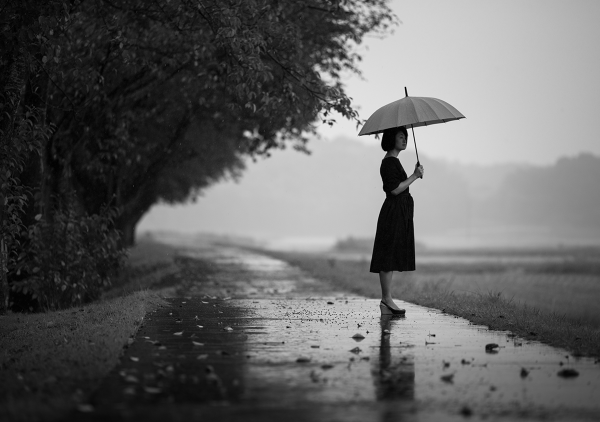
#> input picture Image_Processing/include/Black_White.jpg, 1200 x 844 px, found by its file name (shown at 1/2 size)
$ python Adaptive_Thresholding.py
#> lines starting #> are read from the running program, lines starting #| are printed output that depends on the picture; after the words box and inside, x2 and y2 are one past the last pixel; in counts of white or black regions, pixels touching at a corner belong together
# data loss is very high with simple threshold.
import numpy as np
import cv2

img = cv2.imread('Image_Processing/include/Black_White.jpg')
#> img is the input picture: shape (844, 1200, 3); min 0, max 252, mean 97.1
img = cv2.resize(img,(300,200))
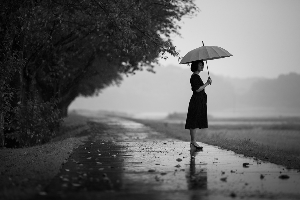
#> img: shape (200, 300, 3); min 0, max 234, mean 96.9

'''
THis error is
th2 = cv2.adaptiveThreshold(img,255,cv2.ADAPTIVE_THRESH_MEAN_C,cv2.THRESH_BINARY,11,2) # 11 ka group for phir mean
cv2.error: OpenCV(4.8.1) /io/opencv/modules/imgproc/src/thresh.cpp:1674: error: (-215:Assertion failed) src.type() == CV_8UC1 in function 'adaptiveThreshold'
'''
img_gray = cv2.cvtColor(img, cv2.COLOR_BGR2GRAY)

cv2.imshow("Original Image",img)

_, th1 = cv2.threshold(img,100,255,cv2.THRESH_BINARY) # >50 == 1 <50 == 0 (data loss use adaptive)
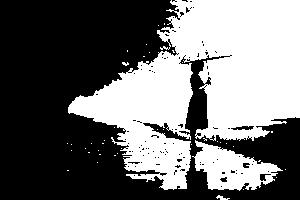
#> th1: shape (200, 300, 3); 43.4% white; 41 white regions (38 under 20 px), largest, box (x1, y1, x2, y2) and area: (68, 0, 300, 190) 23536, (192, 140, 283, 191) 2403, (216, 195, 230, 200) 33

cv2.imshow("Simple Thresholding",th1)


th2 = cv2.adaptiveThreshold(img_gray,255,cv2.ADAPTIVE_THRESH_MEAN_C,cv2.THRESH_BINARY,15,2) # 11 ka group for phir mean
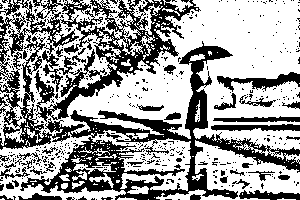
#> th2: shape (200, 300); 61.8% white; 484 black regions (445 under 20 px), largest, box (x1, y1, x2, y2) and area: (0, 0, 300, 200) 18042, (217, 72, 300, 92) 656, (211, 124, 300, 131) 463
# Adaptive will not return threshold value.
cv2.imshow("Adaptive Thresholding (MEAN)",th2)
# Note block size % 2 == 1 and blocksize > 1.
th3 = cv2.adaptiveThreshold(img_gray,255,cv2.ADAPTIVE_THRESH_GAUSSIAN_C,cv2.THRESH_BINARY,15,2) # 11 ka group for phir mean
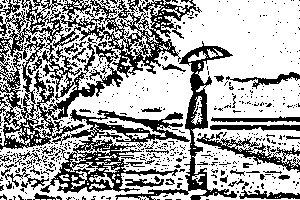
#> th3: shape (200, 300); 65.1% white; 581 black regions (534 under 20 px), largest, box (x1, y1, x2, y2) and area: (0, 0, 202, 150) 9049, (40, 109, 190, 193) 3732, (115, 41, 237, 200) 2311
cv2.imshow("Adaptive Thresholding (Gaussian)",th3)

cv2.waitKey(0)
cv2.destroyAllWindows()

$ run again, with Image_Processing/include/Ball_Colorfull.jpg copied over Image_Processing/include/Black_White.jpg
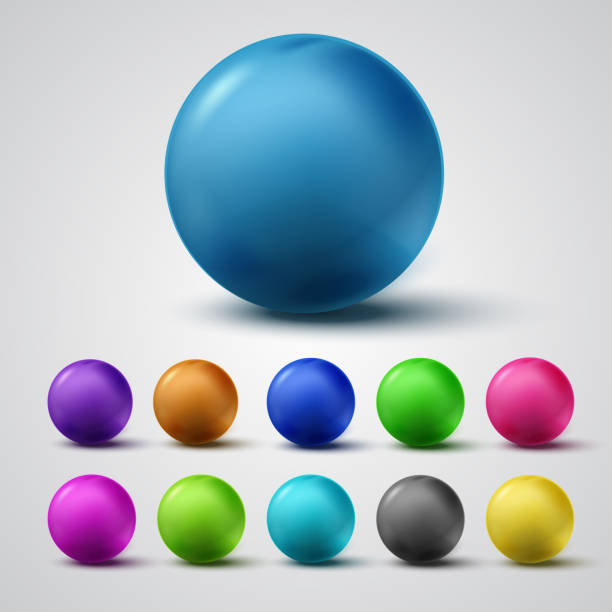
#> input picture Image_Processing/include/Ball_Colorfull.jpg, 612 x 612 px, found by its file name
#> img is the input picture: shape (612, 612, 3); mean B, G, R 192.6, 185.4, 173.6
#> img: shape (200, 300, 3)
#> `th2 = cv2.adaptiveThreshold(img_gray,255,cv2.ADAPTIVE_THRESH_MEAN_C,cv..`:
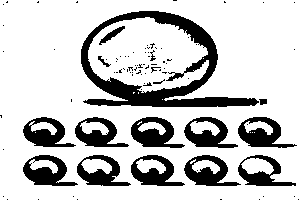
#> th2: shape (200, 300); 77.9% white; 91 black regions (74 under 20 px), largest, box (x1, y1, x2, y2) and area: (81, 11, 259, 107) 4538, (131, 117, 185, 148) 898, (23, 155, 78, 186) 883
#> `th3 = cv2.adaptiveThreshold(img_gray,255,cv2.ADAPTIVE_THRESH_GAUSSIAN_..`:
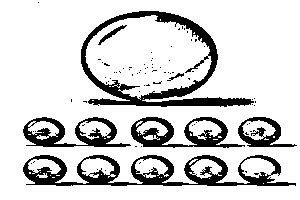
#> th3: shape (200, 300); 82.5% white; 83 black regions (76 under 20 px), largest, box (x1, y1, x2, y2) and area: (23, 155, 296, 186) 3371, (81, 11, 254, 107) 3321, (131, 117, 245, 148) 1451

$ run again, with Image_Processing/include/Multi_Color_Balls.jpg copied over Image_Processing/include/Black_White.jpg
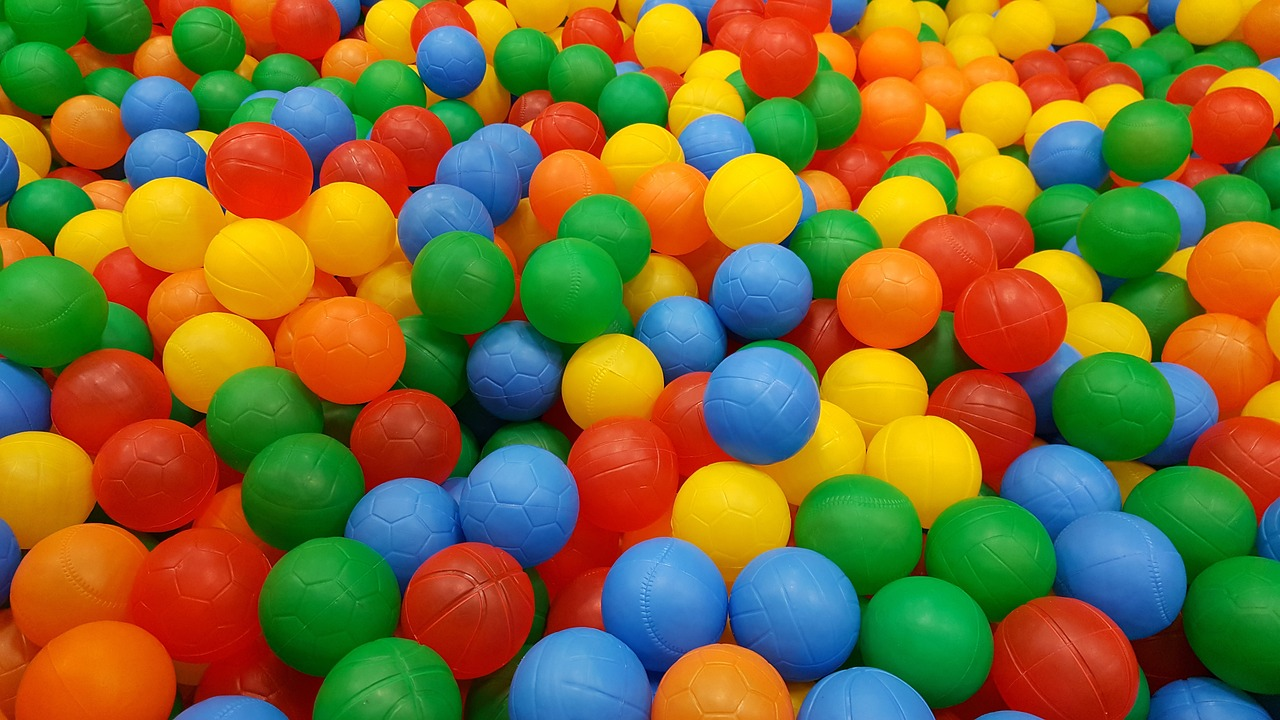
#> input picture Image_Processing/include/Multi_Color_Balls.jpg, 1280 x 720 px, found by its file name
#> img is the input picture: shape (720, 1280, 3); mean B, G, R 48.7, 109.4, 127.5
#> img: shape (200, 300, 3)
#> `th2 = cv2.adaptiveThreshold(img_gray,255,cv2.ADAPTIVE_THRESH_MEAN_C,cv..`:
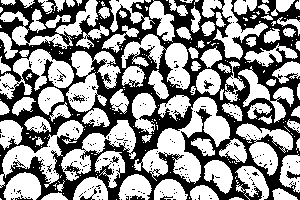
#> th2: shape (200, 300); 56.8% white; 262 black regions (252 under 20 px), largest, box (x1, y1, x2, y2) and area: (0, 0, 300, 200) 25010, (286, 171, 300, 179) 57, (130, 195, 145, 200) 46
#> `th3 = cv2.adaptiveThreshold(img_gray,255,cv2.ADAPTIVE_THRESH_GAUSSIAN_..`:
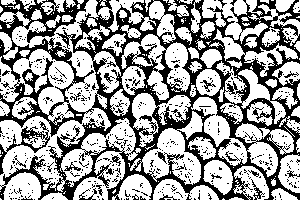
#> th3: shape (200, 300); 62.1% white; 540 black regions (515 under 20 px), largest, box (x1, y1, x2, y2) and area: (0, 0, 300, 200) 19961, (0, 121, 50, 175) 487, (251, 179, 265, 200) 73
